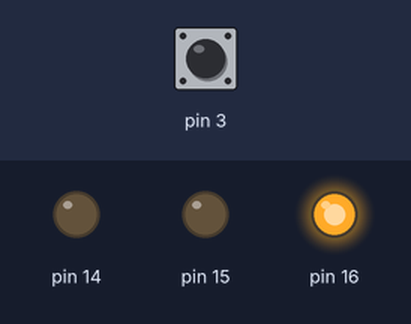
Simulated run of this sketch. Board: Arduino Uno, built with avr-gcc and run on an emulated ATmega328P. Shown: output pins drawn as LEDs (lit = HIGH). Dashed ring = blinking. The inputs (shaded band) are chosen by the test bench; at power-on: pin 3 HIGH.

Above: at 1.2 s.
1.3 s: pin 3 pulled LOW for 0.15 s
At 2.7 s:
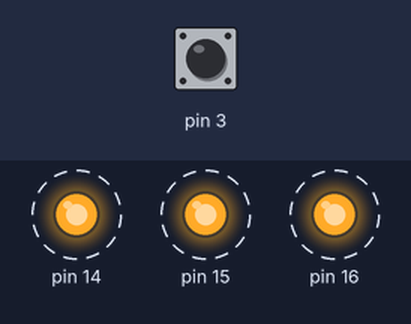
4.4 s: pin 3 pulled LOW for 1 s
7.4 s: pin 3 pulled LOW for 3.2 s
At 8.3 s:
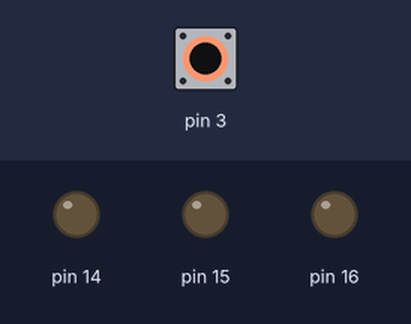
Timing chart, 0 to 18.1 s (numbered marks = the images above; inputs shaded):
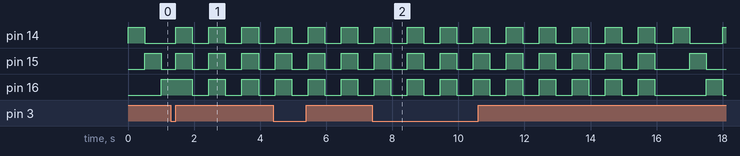

The sketch:

example2.ino
```cpp
// @author Abdelaziz Salah
// @author Saraah El-Zayat

#include <avr/io.h>
#include <avr/interrupt.h>
#include <util/delay.h>
ISR(INT1_vect) {
// toggling the value of 3rd bit in portD
 int count = 5;
 while(count--) {
  lightingAllTheLeds();
 }
}

void INT1_init(void) {
  // disable all the interrupts
  SREG &= ~(1 << 7);

  DDRD = DDRD & (~(1 << PD3)); // defining the direction as input
  PORTD |= (1 << PD3);
  EIMSK |= (1 << INT1); //  enabling the external interrupt
  EICRA |= (1 << ISC10) | (1 << ISC11);  // setting

  // enabling the interrupts
  SREG |= (1 << 7);
}

void setup() {
  // put your setup code here, to run once:
  INT1_init();
  DDRC |= (1 << PC0) | (1 << PC1)  | (1 << PC2)  ; // setting the direction as output.
//  PORTC |= (1 << PC0)| (1 << PC1)  | (1 << PC2); // setting the initial value.
  Serial.begin (9600);
}

void lightingTheLed(int portNo) {
  PORTC = 0x00; // turning off all the leds
  PORTC |= (1 << portNo);
  _delay_ms(500);
}
void lightingAllTheLeds() {
  PORTC = 0x07; // turning off all the leds
  _delay_ms(500);
  PORTC = 0x00;
  _delay_ms(500);
}

void loop() {
  // put your main code here, to run repeatedly:
  for(int i = 0 ; i < 3 ; i++) {
    lightingTheLed(i);
  }
}
```

Measured:
- after the input at 1.3 s, pin 14, pin 15: alternates HIGH for 0.50 s and LOW for 0.50 s, starting after 0.15 s; pin 16: alternates HIGH for 0.50 s and LOW for 0.50 s, starting after 0.65 s
